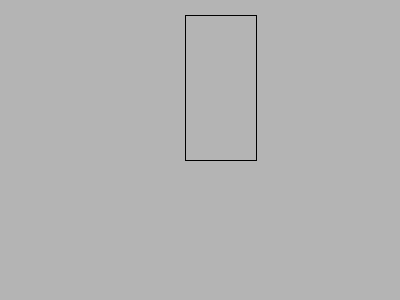
Frame 1 (no input)
Frame 60 (the mouse pressed at the canvas centre just before this capture): identical to frame 1, image omitted
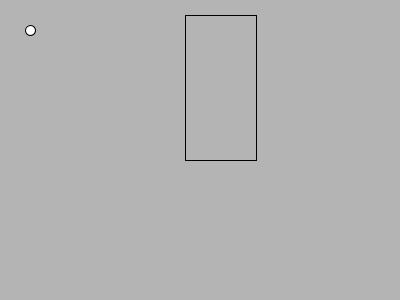
Frame 120 (the mouse held since frame 60 and released just before this capture)

The Processing sketch that drew these frames (run headless with seeded random() and noise(); from frame 60 on, the mouse is pressed at the canvas centre):

// Processing sketch: boxHitDetectionExample
// ── boxHitDetectionExample.pde
float line1X = 185;
float line2X = 256;
float line1Y = 15;
float line2Y = 160;
void setup() {
  size( 400, 300);
}
void draw() {
  background(180);
  // vertical lines
  line(line1X, 15, line1X, 160);
  line(line2X, 15, line2X, 160);

  // horizontal lines
  line(185, line1Y, 256, line1Y);
  line(185, line2Y, 256, line2Y);

  // mouse between line 1 and line 2 on the X axis
  // if ( mouse inbetween lines) {
  //if ( mouseX is greater than left line and less than right line)
  if (mouseX > line1X && mouseX < line2X) {
    if (mouseY > line1Y && mouseY < line2Y) {  
      ellipse(30, 30, 10, 10);
    }
  }
}
